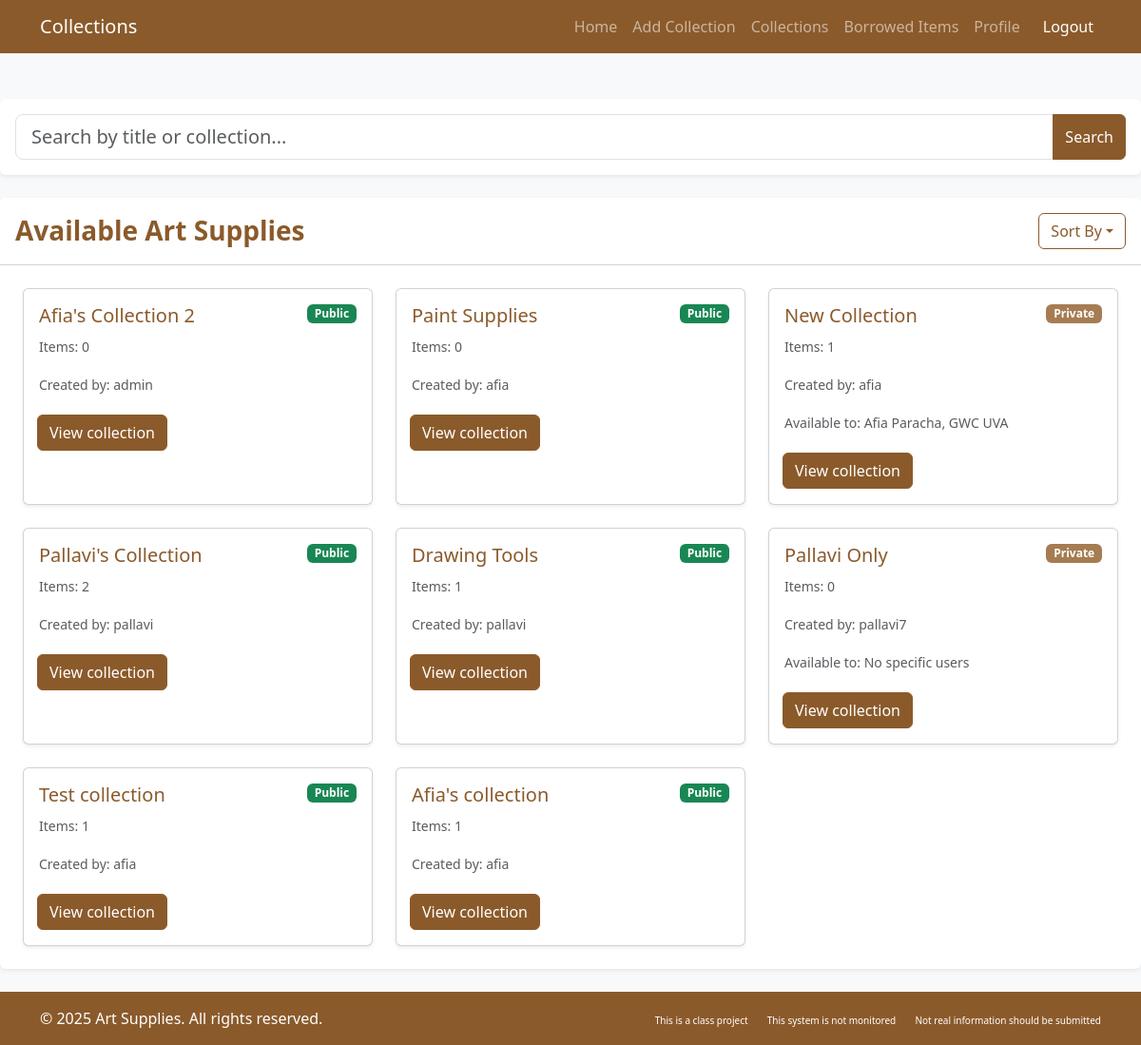
Page /artlibrary/collections/ on the earlier database version.
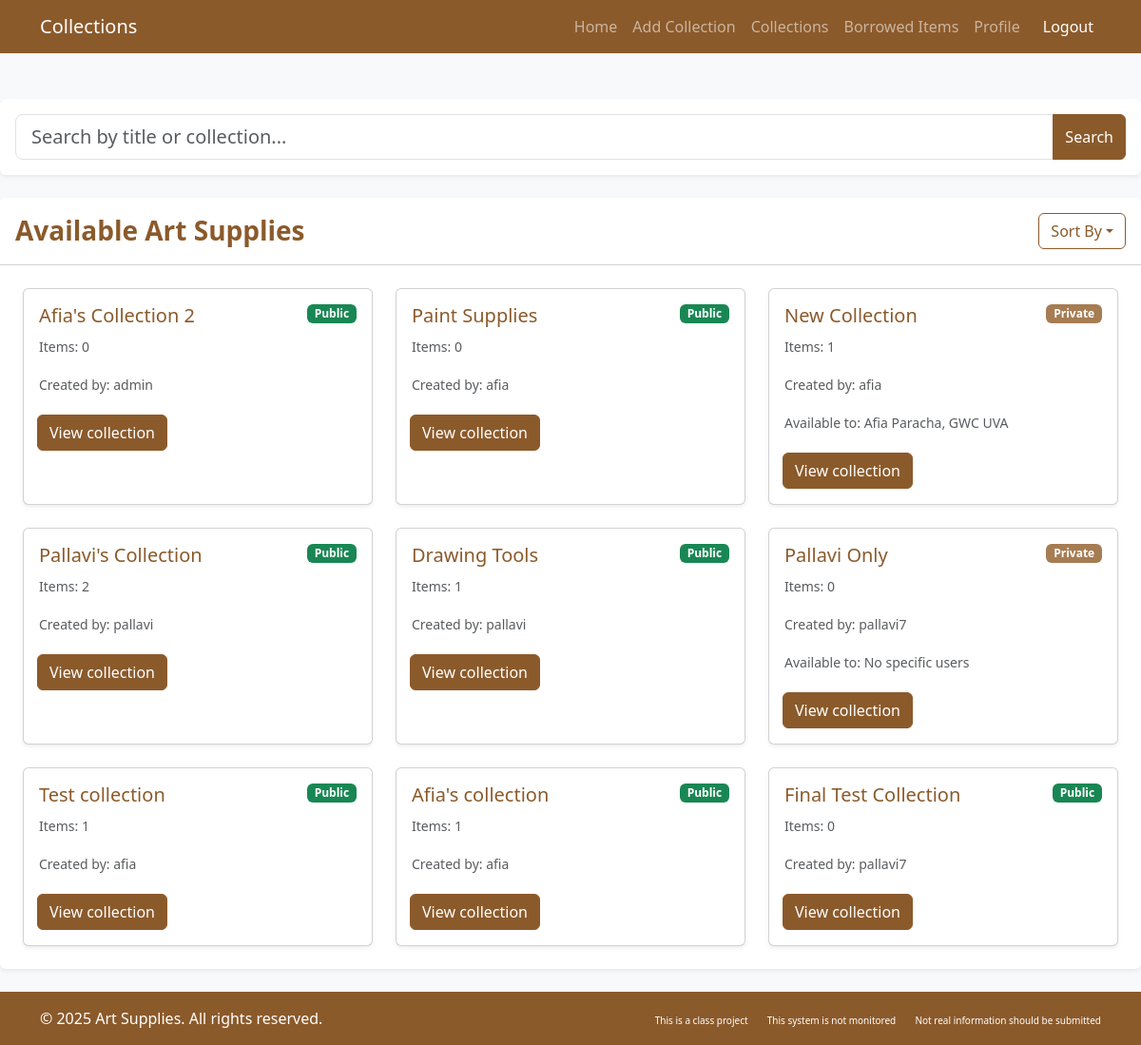
Same page on the later database version.
### artlibrary/models.py (models this page shows, shortened)
class Collection(models.Model):
    title = models.CharField(max_length=255)
    description = models.TextField(blank=True, null=True)
    num_items = models.PositiveIntegerField(default=0)
    is_public = models.BooleanField(default=True)
    users = models.ManyToManyField(CustomUser, blank=True, related_name='collections')
    added_by = models.ForeignKey(CustomUser, on_delete=models.CASCADE, related_name='created_collections', default=2)
    art_supplies = models.ManyToManyField('ArtSupply', blank=True, related_name='collections_in')
    def update_num_items(self):
        self.num_items = self.art_supplies.count()
        self.save()

class CustomUser(AbstractUser):
    profile_pic = models.ImageField(
        storage=S3Boto3Storage(),
        upload_to='profile_pics/',
        null=True,
        blank=True
    )
    date_joined = models.DateTimeField(auto_now_add=True)
    roles = (('patron', 'Patron'), ('librarian', 'Librarian'), ('anonymous', 'Anonymous'))
    user_role = models.CharField(max_length=12, choices=roles, default='patron')
    email = models.EmailField(blank=True, max_length=254, verbose_name='email address')

### artlibrary/views.py (the view)
# urls.py: path('collections/', views.collections, name='collections'),
def collections(request):
    user_role = getattr(request.user, 'user_role', None)
    if user_role == "anonymous":
        viewable_collections = Collection.objects.filter(is_public=True)
    else:
        viewable_collections = Collection.objects.all()
    for collection in Collection.objects.all():
        collection.update_num_items()
    query = request.GET.get('query', '')
    print(query)
    if query:
        viewable_collections = viewable_collections.filter(title__icontains=query)
    context = {
        'viewable_collections': viewable_collections,
        'query': query,
    }
    return render(request, 'artlibrary/collections.html', context)

### artlibrary/templates/artlibrary/collections.html (shortened to what this page needs)
{% load django_bootstrap5 %}
<!DOCTYPE html>
<html lang="en">
<head>
    {% bootstrap_css %}
</head>
<body class="bg-light">
    <nav class="navbar navbar-expand-lg navbar-dark bg-brown">
        <div class="container">
            <a class="navbar-brand" href="#">Collections</a>
            <div class="collapse navbar-collapse" id="navbarNav">
                <ul class="navbar-nav ms-auto">
                    <li class="nav-item"><a class="nav-link" href="{% url 'dashboard' %}">Home</a></li>
                    {% if request.user.user_role != "anonymous_user" %}
                    <li class="nav-item"><a class="nav-link" href="{% url 'add_collection' %}">Add Collection</a></li>
                    {% endif %}
                    <li class="nav-item"><a class="nav-link" href="{% url 'collections' %}">Collections</a></li>
                    <li class="nav-item"><a class="nav-link" href="{% url 'borrowed_items' %}">Borrowed Items</a></li>
                    {% if request.user.user_role != "anonymous_user" %}
                    <li class="nav-item"><a class="nav-link" href="{% url 'profile' %}">Profile</a></li>
                    {% endif %}
                    <li class="nav-item">
                        <a class="nav-link btn btn-danger btn-sm text-white ms-2" href="{% url 'logout' %}">Logout</a>
                    </li>
                </ul>
            </div>
        </div>
    </nav>
    <div class="container main-content py-4">
    </div>
<div class="card border-0 shadow-sm mb-4">
    <div class="card-body p-3">
        <form method="get" action="">
            <div class="input-group">
                <input type="text" name="query" class="form-control form-control-lg" placeholder="Search by title or collection..." value="{{ query }}">
                <button type="submit" class="btn btn-brown">Search</button>
            </div>
        </form>
    </div>
</div>
<div class="card border-0 shadow-sm mb-4">
    <div class="card-header bg-white d-flex justify-content-between align-items-center py-3">
        <h3 class="card-title text-brown fw-bold mb-0">
            {% if query %}
            Search Results for "{{ query }}"
            {% else %}
            Available Art Supplies
            {% endif %}
        </h3>
        <div class="dropdown">
            <button class="btn btn-outline-brown dropdown-toggle" type="button" data-bs-toggle="dropdown">Sort By</button>
        </div>
    </div>
    <div class="card-body p-4">
        <div class="row g-4">
            {% for collection in viewable_collections %}
            <div class="col-md-4 col-sm-6">
                <div class="card h-100 shadow-sm">
                    <div class="card-body">
                        <div class="d-flex justify-content-between align-items-start">
                            <h5 class="card-title text-brown">{{ collection.title }}</h5>
                            {% if collection.is_public %}
                            <span class="badge bg-success">Public</span>
                            {% else %}
                            <span class="badge bg-secondary">Private</span>
                            {% endif %}
                        </div>
                        <p class="card-text"><small class="text-muted">Items: {{ collection.num_items }}</small></p>
                        <p class="card-text"><small class="text-muted">Created by: {{ collection.added_by }}</small></p>
                            {% if not collection.is_public %}
                            <p class="card-text"><small class="text-muted">Available to:
                                {% for user in collection.users.all %}
                                    {{ user.get_full_name }}{% if not forloop.last %}, {% endif %}
                                {% empty %}
                                    No specific users
                                {% endfor %}
                            </small></p>
                            {% endif %}
                        <div class="row mt-3 g-2 d-flex flex-wrap">
                            <div class="col-6 g-1">
                                {% if request.user.user_role == "patron" and not collection.is_public and not request.user in collection.users.all %}
                                <a href="{% url 'request_collection' collection.id %}"class="btn btn-warning">Request access</a></button>
                                {% else %}
                                <a href="{% url 'collection_details' collection.id %}" class="btn btn-brown">View collection</a>
                                {% endif %}
                            </div>
                        </div>
                    </div>
                </div>
            </div>
            {% empty %}
            <div class="col-12">
                <div class="alert alert-info">No Collections Available</div>
            </div>
            {% endfor %}
        </div>
    </div>
</div>
</body>
<footer class="py-3 bg-dark text-white mt-auto bg-brown">
    <div class="container">
        <div class="row">
            <div class="col-md-6">
                <p class="mb-0">&copy; 2025 Art Supplies. All rights reserved.</p>
            </div>
            <div class="col-md-6 text-md-end">
                <a href="#" class="text-white text-decoration-none me-3" style="font-size: 10px;">This is a class project</a>
                <a href="#" class="text-white text-decoration-none me-3" style="font-size: 10px;">This system is not monitored</a>
                <a href="#" class="text-white text-decoration-none" style="font-size: 10px;">Not real information should be submitted</a>
            </div>
        </div>
    </div>
</footer>
</body>
</html>

### artlibrary/templates/artlibrary/collections.html (style rules this page uses)
:root { --bs-primary: #8B5A2B; --bs-primary-rgb: 139, 90, 43; --bs-secondary: #A67C52; --bs-secondary-rgb: 166, 124, 82; --bs-dark: #5D4037; }
body { min-height: 100vh; display: flex; flex-direction: column; }
.main-content { flex: 1; }
.bg-brown { background-color: #8B5A2B !important; }
.text-brown { color: #8B5A2B !important; }
.btn-brown { background-color: #8B5A2B; border-color: #8B5A2B; color: white; }
.btn-outline-brown { border-color: #8B5A2B; color: #8B5A2B; }

Differences in the rows shown:
added Collection: title "Final Test Collection", is_public "Public", num_items "0", added_by "pallavi7"
